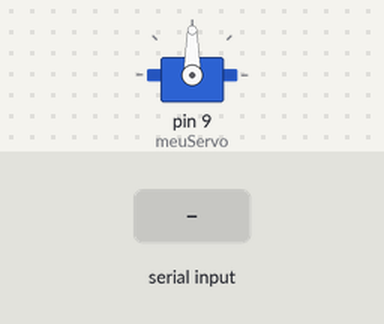
Bench run of a sketch on a simulated Arduino Uno, built with avr-gcc and run on an emulated ATmega328P. Shown: servo. Inputs (shaded band) come from the test bench.

Above: at 1.2 s.
1.3 s: "30,150\n" received over Serial
At 2.1 s:
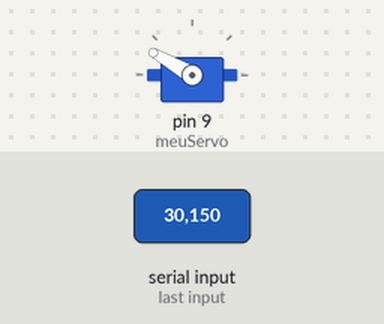
At 3.5 s:
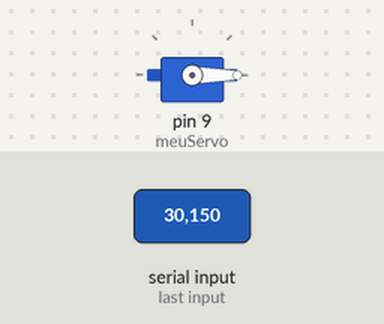
3.8 s: "90,45\n" received over Serial
At 4.6 s:
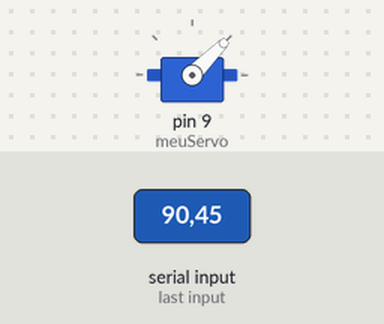
Timing chart, 0 to 6.8 s (numbered marks = the images above; inputs shaded):
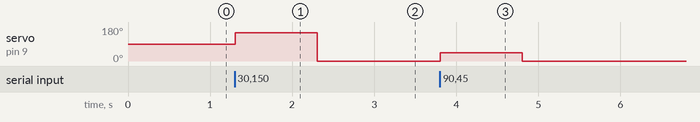

Measured:
- after the input at 1.3 s, servo on pin 9 (meuServo): 90° → 150° at once, → 0° 1.0 s later
- after the input at 3.8 s, servo on pin 9 (meuServo): 0° → 45° at once, → 0° 1.0 s later

The sketch:

servo.ino
```cpp
#include <Servo.h>

Servo meuServo;
int angulo;

void setup() {
  Serial.begin(9600);  // Inicializa a comunicação serial a 9600 bps
  meuServo.attach(9);  // Anexa o servo ao pino 9
 // meuServo.write(90);  // Inicializa o servo no ângulo de 90 graus
}

void loop() {
  if (Serial.available() > 0) {
    angulo = Serial.parseInt();  // Lê o valor enviado pela serial
    if (angulo >= 0 && angulo <= 180) {  // Verifica se o valor está entre 0 e 180 graus
      meuServo.write(angulo);  // Move o servo para o ângulo especificado
    }
  }
}
```
